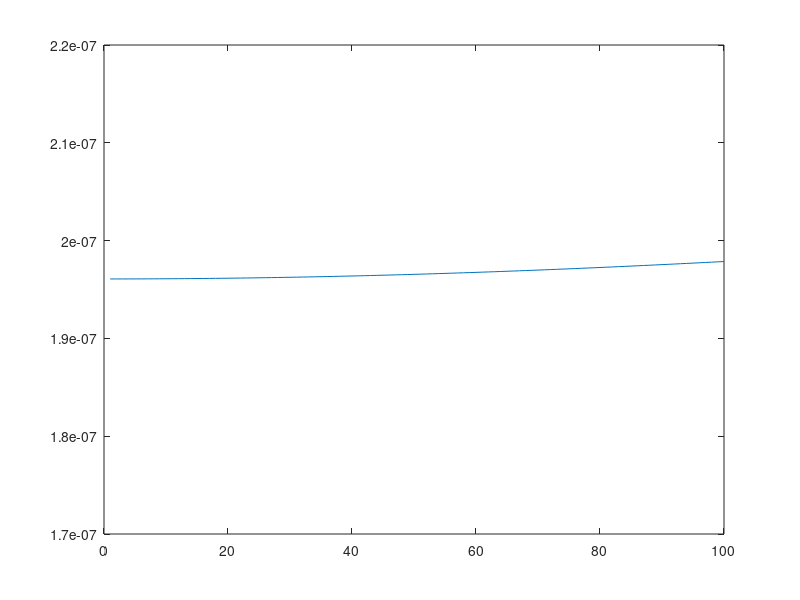
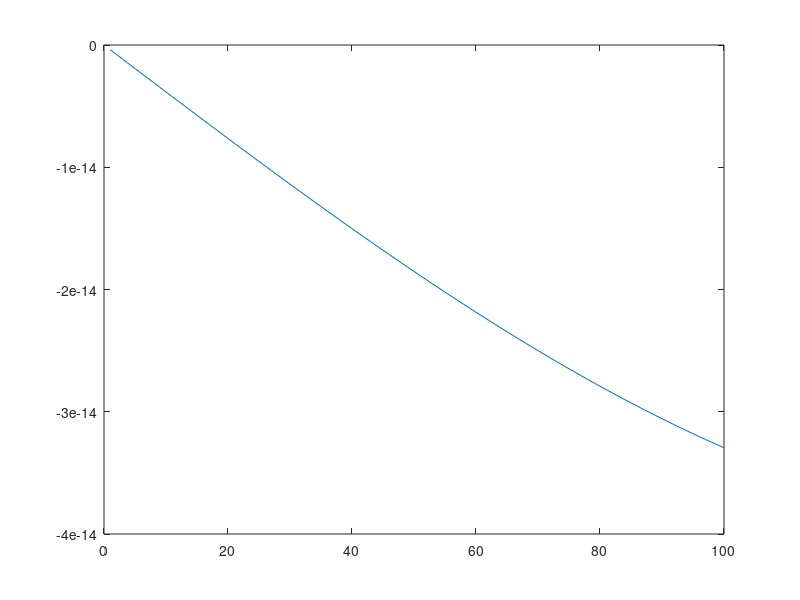

The MATLAB script that drew these images, in order:
close all;clc;clear;
omega=(1:100);
E1=5e6; E=1e5; t=1e-2;
f1=(E1+E*cos(omega*t))./((E1+E*cos(omega*t)).^2-E*sin(omega*t).^2);
plot(f1);

f2=-sin(omega*t)./((E1+E*cos(omega*t)).^2-E*sin(omega*t).^2);
figure;
plot(f2);